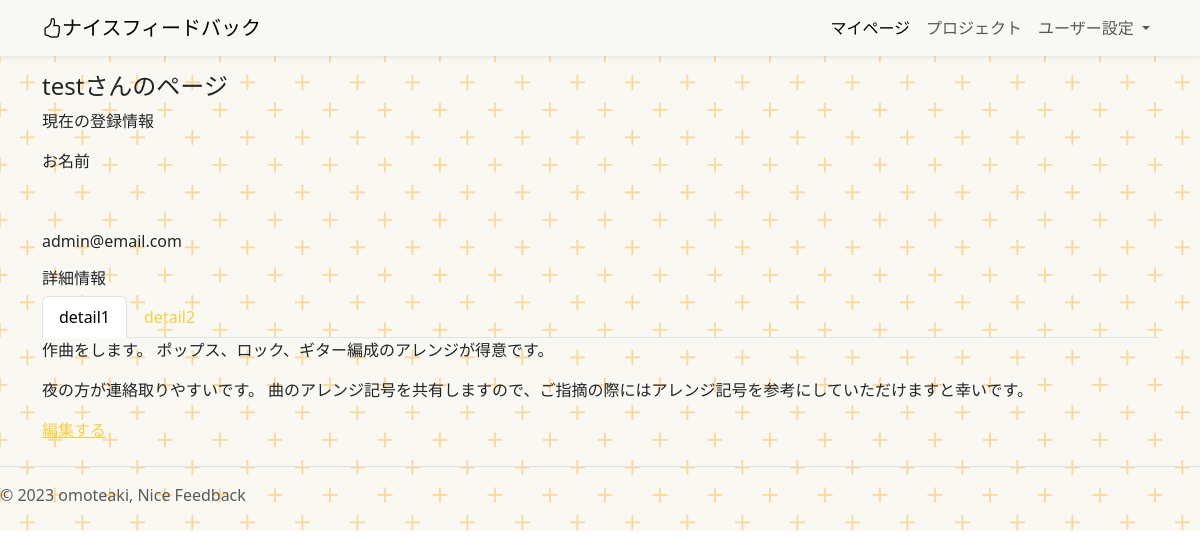
The page /account/mypage/1 (signed in) on the database its author committed.
### account/models.py (models this page shows)
class CustomUser(AbstractUser):
    pass

class UserDetail(models.Model):
    profile = models.TextField(
        verbose_name="仕事内容"
    )
    rule = models.TextField(
        verbose_name="仕事の進め方やお願い"
    )
    convenient_time_from = models.TimeField(
        verbose_name="都合の良い時間帯の開始時刻",
    )
    convenient_time_to = models.TimeField(
        verbose_name="都合の良い時間帯の終了時刻",
    )
    CONTACT = (
        ("tel", "電話"),
        ("mail", "メール"),
        ("line", "ライン"),
        ("skype", "スカイプ"),
    )
    how_to_contact = models.CharField(
        verbose_name="連絡手段",
        max_length=50,
        choices=CONTACT
    )
    user = models.ForeignKey(
        CustomUser,
        verbose_name="ユーザー",
        on_delete=models.CASCADE,
        blank=True,
        null=True,
    )
    LABEL = (
        ("detail1", "プロフィール1(デフォルト)"),
        ("detail2", "プロフィール2"),
        ("detail3", "プロフィール3"),
    )
    label_select = models.CharField(
        verbose_name="ラベル",
        max_length=50,
        choices=LABEL
    )
    def __str__(self):
        detail_label_name = str(self.user) + str(self.label_select)
        return detail_label_name

### account/views.py (the view)
class CustomUserDetailView(DetailView):
    model = CustomUser
    template_name = "mypage.html"
    def get_context_data(self, **kwargs):
        context = super().get_context_data(**kwargs)
        context["details"] = UserDetail.objects.filter(user=self.request.user)
        print(context["details"])
        return context

### account/templates/mypage.html (shortened to what this page needs)
{% extends "base.html" %}
{% block contents %}
<div class="container">
  <h4>{{request.user}}さんのページ</h4>
  <p>現在の登録情報</p>
  <p>お名前</p>
  <p>{{object.last_name}}　{{object.first_name}}</p>
  <p>{{object.email}}</p>
  <h6>詳細情報</h6>
  {% if details %}
  <ul class="nav nav-tabs" id="myTab" role="tablist">
  {% for detail in details %}
    {% if forloop.first %}
    <li class="nav-item" role="presentation">
      <button class="nav-link active" id="{{detail.label_select}}-tab" data-bs-toggle="tab" data-bs-target="#{{detail.label_select}}-tab-pane" type="button" role="tab" aria-controls="{{detail.label_select}}-tab-pane" aria-selected="true">{{detail.label_select}}</button>
    </li>
    {% else %}
    <li class="nav-item" role="presentation">
      <button class="nav-link" id="{{detail.label_select}}-tab" data-bs-toggle="tab" data-bs-target="#{{detail.label_select}}-tab-pane" type="button" role="tab" aria-controls="{{detail.label_select}}-tab-pane" aria-selected="false">{{detail.label_select}}</button>
    </li>
    {% endif %}
  {% endfor %}
  </ul>
  <div class="tab-content" id="myTabContent">
  {% for detail in details %}
    {% if forloop.first %}
    <div class="tab-pane fade show active" id="{{detail.label_select}}-tab-pane" role="tabpanel" aria-labelledby="{{detail.label_select}}-tab" tabindex="0">
      <p>{{detail.profile}}</p>
      <p>{{detail.rule}}</p>
      <a href="{% url "account:update_feedback_rule" detail.pk %}">編集する</a>
    </div>
    {% else %}
    <div class="tab-pane fade" id="{{detail.label_select}}-tab-pane" role="tabpanel" aria-labelledby="{{detail.label_select}}-tab" tabindex="0">
      <p>{{detail.profile}}</p>
      <p>{{detail.rule}}</p>
      <a href="{% url "account:update_feedback_rule" detail.pk %}">編集する</a>
    </div>
    {% endif %}
  {% endfor %}
  </div>
  {% else %}
  <p>詳細情報が登録されていません。</p>
  <a href="{% url "account:create_feedback_rule" %}">登録はこちら</a>
  {% endif %}
</div>
{% endblock %}

### static/css/style.css (style rules this page uses)
body { position: relative; }

### rows shown on the page
CustomUser: user "test"
CustomUser: email "admin@email.com"
UserDetail: label_select "detail1", profile "作曲をします。 ポップス、ロック、ギター編成のアレンジが得意です。", rule "夜の方が連絡取りやすいです。 曲のアレンジ記号を共有しますので、ご指摘の際にはアレンジ記号を参考にしていただけますと幸いです。"
UserDetail: label_select "detail2"
